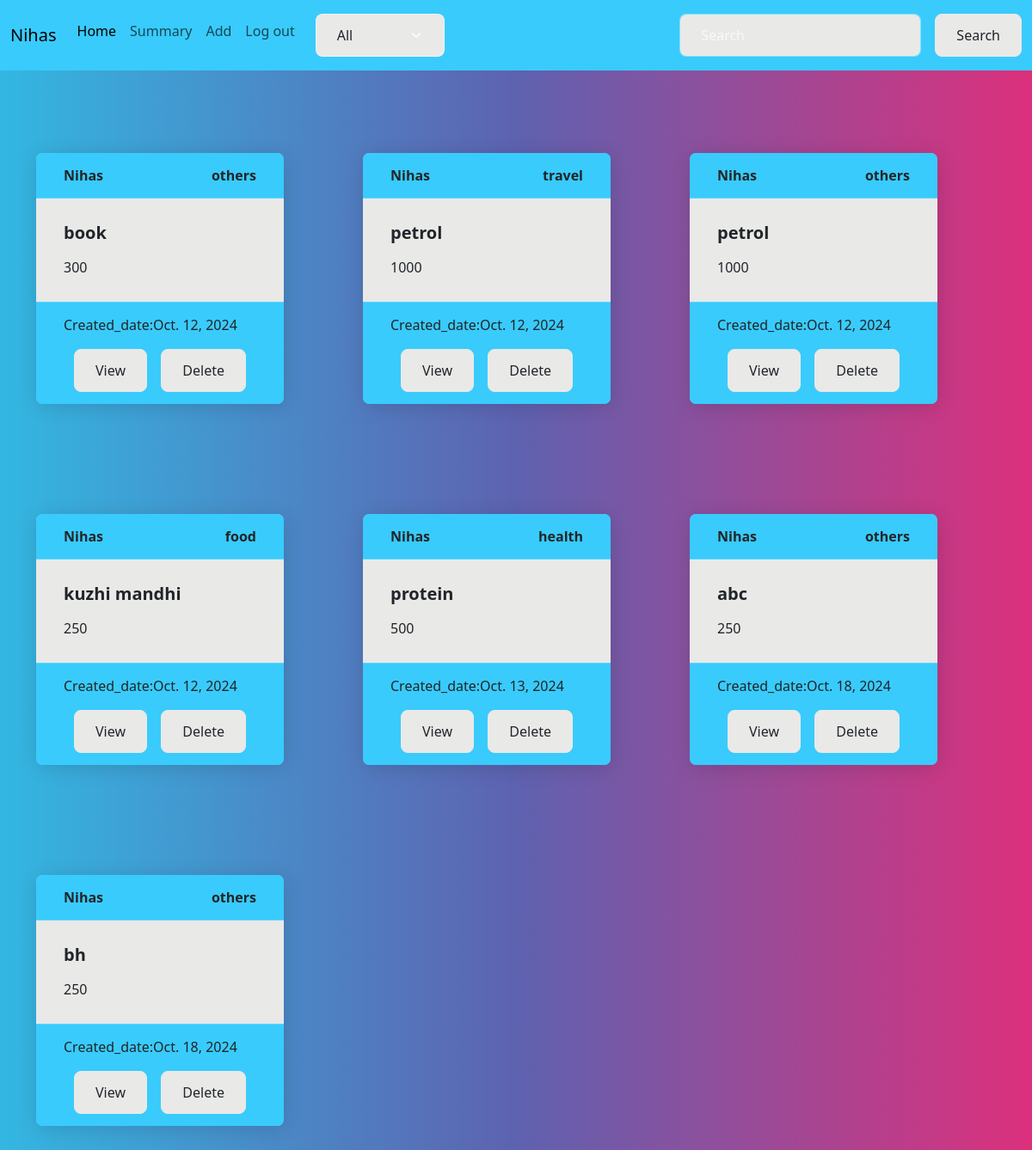
The app's page /expense/all (signed in) with its own data.
### budget/models.py (models this page shows)
class Expense(models.Model):
    title=models.CharField(max_length=200)
    amount=models.IntegerField()
    created_date=models.DateTimeField(auto_now_add=True)
    category_choices=(
        ("food","food"),
        ("travel","travel"),
        ("health","health"),
        ("others","others"),
    )
    category=models.CharField(max_length=200,choices=category_choices,default="others")
    user = models.ForeignKey(User, on_delete=models.CASCADE)

### budget/views.py (the view)
# urls.py: path("expense/all",views.ExpenseListView.as_view(),name='expense-list'),
@method_decorator(decs,name="dispatch")
class ExpenseListView(View):
    def get(self,request,*args,**kwargs):
        search_text=request.GET.get("search_text")
        selected_category=request.GET.get("category","all")
        if search_text != None:
            qs=Expense.objects.filter(user=request.user)
            qs=qs.filter(Q(title__icontains=search_text)|Q(category__icontains=search_text))
        else:
            if selected_category =="all":
                qs=Expense.objects.filter(user=request.user)
            else:
                qs=Expense.objects.filter(category=selected_category,user=request.user)
        return render(request,"expense_list.html",{"expenses":qs,"selected":selected_category})

### budget/templates/expense_list.html
{%extends 'base.html'%}
{%block main_block%}
<div class="container">
    <div class="row">
        {%for e in expenses%}
        <div class="col-4 mt-5">
            <div class="card text-bg-white mb-3" style="max-width: 18rem;">
                <div class="card-header d-flex justify-content-between bg-info text-dark">
                    <div><b>{{e.user}}</b></div>
                    <div>{{e.category}}</div>
                </div>
                <div class="card-body bg-light text-dark">
                    <h5 class="card-title">{{e.title}}</h5>
                    <p class="card-text">{{e.amount}}</p>
                </div>
                <div class="card-footer text-body-white bg-info text-dark">
                    Created_date:{{e.created_date|date}}<br>
                    <div class="container d-flex justify-content-between text-dark">
                    <a href="{%url 'expense-update' e.id%}" class="btn btn-light mt-2 text-dark ">View</a>
                    <a href="{%url 'expense-delete' e.id%}" class="btn btn-light mt-2 text-dark ">Delete</a>
                    </div>
                </div>
            </div>
        </div>
        {%endfor%}
    </div>
</div>
{%endblock%}

### budget/templates/base.html (shortened to what this page needs)
<!DOCTYPE html>
{%load static%}
<html lang="en">
<head>
    <link rel="stylesheet" href="{%static 'css/bootstrap.min (3).css'%}">
</head>
<body>
    <nav class="navbar navbar-expand-lg navbar-light bg-info">
        <div class="container-fluid">
          <a class="navbar-brand" href="#">{{request.user}}</a>
          <div class="collapse navbar-collapse" id="navbarSupportedContent">
            <ul class="navbar-nav me-auto mb-2 mb-lg-0">
              <li class="nav-item">
                <a class="nav-link active" aria-current="page" href="{%url 'expense-list'%}">Home</a>
              </li>
              <li class="nav-item">
                <a class="nav-link" href="{%url 'expense-summary'%}">Summary</a>
              </li>
              <li class="nav-item">
                <a class="nav-link" href="{%url 'expense-add'%}">Add</a>
              </li>
              <li><li><a href="{%url 'signout'%}" class="nav-link">Log out</a></li></li>
                <li class="nav-item dropdown mx-2"><form action="" >
                  <select name="category" id="" class="form-select bg-light text-dark" onchange="this.form.submit()">
                      <option value="all" {%if selected == "all"%} selected {%endif%}>All</option>
                  </select>
              </form></li>
            </ul>
            <form action="{%url 'expense-list'%}" class="d-flex">
              <input class="form-control me-2 bg-light text-info" type="search" placeholder="Search" aria-label="Search" name="search_text">
                <button type="submit" class="btn btn-light text-dark">Search</button>
            </form>
          </div>
        </div>
      </nav>
      {%block main_block%}
      {%endblock%}
</body>
</html>

### records on screen
Expense: user "Nihas", category "others", title "book", amount "300", created_date "Oct. 12, 2024"
Expense: user "Nihas", category "travel", title "petrol", amount "1000", created_date "Oct. 12, 2024"
Expense: user "Nihas", category "others", title "petrol", amount "1000", created_date "Oct. 12, 2024"
Expense: user "Nihas", category "food", title "kuzhi mandhi", amount "250", created_date "Oct. 12, 2024"
Expense: user "Nihas", category "health", title "protein", amount "500", created_date "Oct. 13, 2024"
Expense: user "Nihas", category "others", title "abc", amount "250", created_date "Oct. 18, 2024"
Expense: user "Nihas", category "others", title "bh", amount "250", created_date "Oct. 18, 2024"

### other values on screen
{{ request.user }} "Nihas"
